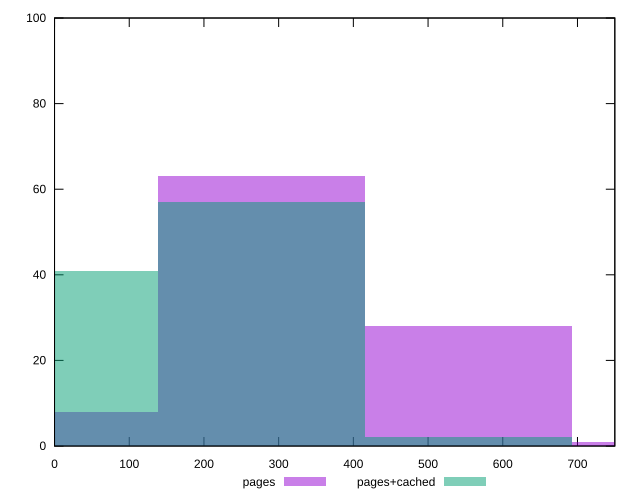

Here is the gnuplot script that generated this plot:
reset

$pages <<EOF
0 8
277.0608980035961 63
554.1217960071922 28
831.1826940107883 1
EOF

$pagesCached <<EOF
277.0608980035961 57
0 41
554.1217960071922 2
EOF

set key outside below
set boxwidth 277.0608980035961
set xrange [0:750]
set yrange [0:100]
set trange [0:100]
set style fill transparent solid 0.5 noborder
set terminal svg size 640, 500 enhanced background rgb 'white'
set output "reprap/unused-css-rules/comparison/histogram/0_vs_1.svg"

plot $pages title "pages" with boxes, \
     $pagesCached title "pages+cached" with boxes

reset
